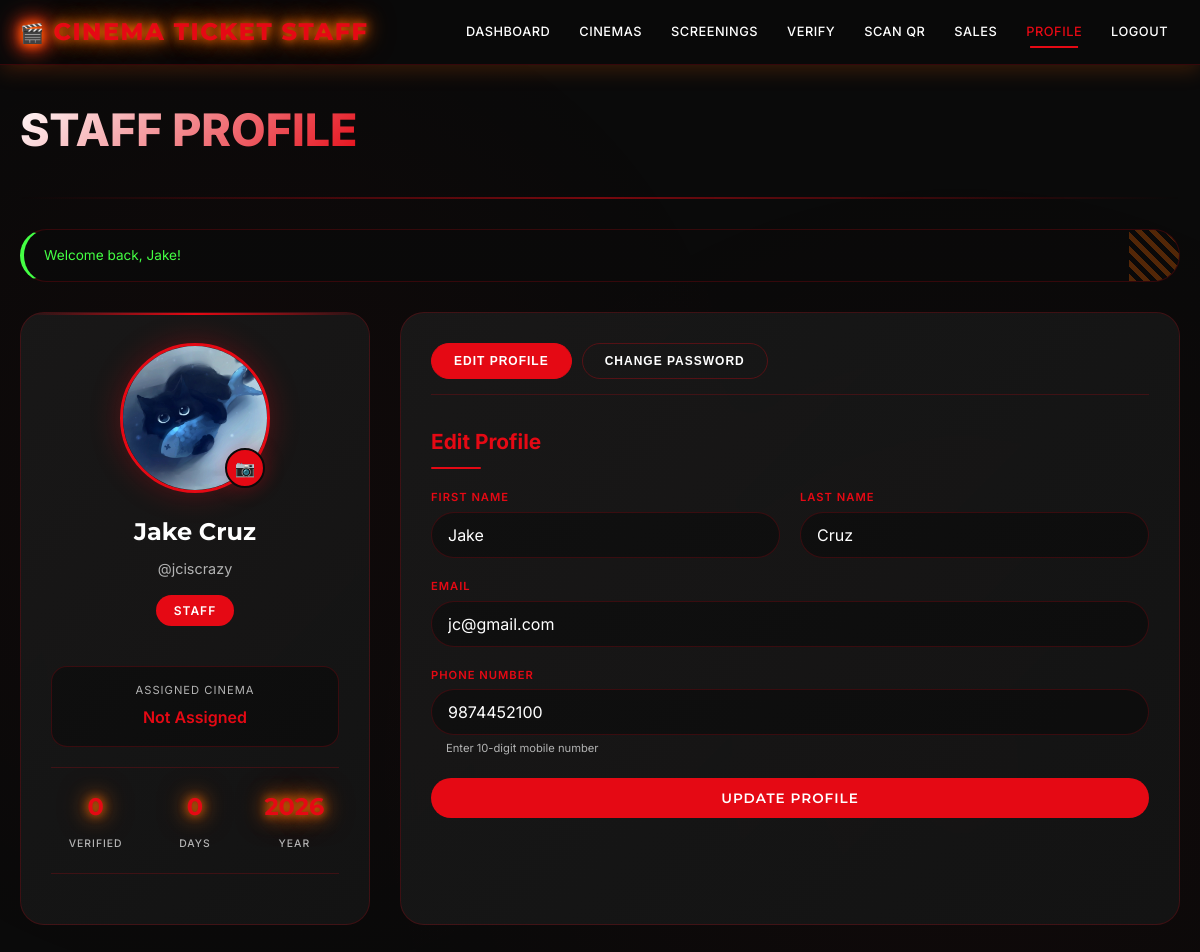
The page /staff/profile.php (signed in) on the database its author committed.
### tables this page shows
CREATE TABLE `users` (
  `id` int(11) NOT NULL,
  `username` varchar(50) NOT NULL,
  `email` varchar(100) NOT NULL,
  `password_hash` varchar(255) NOT NULL,
  `first_name` varchar(50) NOT NULL,
  `last_name` varchar(50) NOT NULL,
  `birthdate` date NOT NULL,
  `account_type` varchar(20) DEFAULT 'user',
  `gender` varchar(20) DEFAULT NULL,
  `country` varchar(50) DEFAULT NULL,
  `phone` varchar(20) DEFAULT NULL,
  `profile_pic` varchar(255) DEFAULT NULL,
  `theme_preference` varchar(20) DEFAULT 'dark',
  `is_active` tinyint(1) DEFAULT 1,
  `created_at` timestamp NOT NULL DEFAULT current_timestamp(),
  `last_login` timestamp NULL DEFAULT NULL
);

### includes/functions.php (called while the page is built, shortened)
<?php
function getDB() {
    static $pdo = null;
    if ($pdo === null) {
        try {
            $pdo = new PDO(
                "mysql:host=" . DB_HOST . ";dbname=" . DB_NAME . ";charset=utf8mb4",
                DB_USER,
                DB_PASS,
                [
                    PDO::ATTR_ERRMODE => PDO::ERRMODE_EXCEPTION,
                    PDO::ATTR_DEFAULT_FETCH_MODE => PDO::FETCH_ASSOC,
                    PDO::ATTR_EMULATE_PREPARES => false
                ]
            );
        } catch (PDOException $e) {
            if ($e->getCode() == 1049) {
                die("<h2>Database '" . DB_NAME . "' not found!</h2>
                     <p>Please check your database configuration.</p>");
            } else {
                die("Database error: " . $e->getMessage());
            }
        }
    }
    return $pdo;
}
function getCurrentUser() {
    $pdo = getDB();
    $stmt = $pdo->prepare("SELECT * FROM users WHERE id = ?");
    $stmt->execute([$_SESSION['user_id']]);
    $user = $stmt->fetch();
    return $user;
}
function getFlash() {
    if (isset($_SESSION['flash'])) {
        $flash = $_SESSION['flash'];
        return $flash;
    }
    return null;
}
function getStaffCinema($staff_id) {
    $pdo = getDB();
    $stmt = $pdo->prepare("
        SELECT c.id, c.name, c.location, c.total_screens, c.seats_per_screen
        FROM staff_cinemas sc
        JOIN cinemas c ON sc.cinema_id = c.id
        WHERE sc.staff_id = ?
        LIMIT 1
    ");
    $stmt->execute([$staff_id]);
    return $stmt->fetch();
}
?>

### staff/profile.php (the view, shortened to what this page needs)
<?php
require_once '../includes/functions.php';
$pdo = getDB();
$user = getCurrentUser();
$staff_cinema = getStaffCinema($user['id']);
$cinema_name = $staff_cinema ? $staff_cinema['name'] : 'Not Assigned';
$stmt = $pdo->prepare("SELECT COUNT(*) FROM tickets WHERE verified_by = ?");
$stmt->execute([$user['id']]);
$tickets_verified = $stmt->fetchColumn();
$stmt = $pdo->prepare("
    SELECT COUNT(DISTINCT DATE(used_at)) FROM tickets
    WHERE verified_by = ? AND used_at IS NOT NULL
");
$stmt->execute([$user['id']]);
$days_worked = $stmt->fetchColumn();
?>
<!DOCTYPE html>
<html lang="en">
<head>
    <link rel="stylesheet" href="../assets/css/style.css">
</head>
<body>
    <nav class="navbar">
        <div class="nav-container">
            <a href="../index.php" class="logo">CINEMA TICKET STAFF</a>
            <div class="nav-links">
                <a href="dashboard.php">Dashboard</a>
                <a href="cinemas.php">Cinemas</a>
                <a href="screenings.php">Screenings</a>
                <a href="verify.php">Verify</a>
                <a href="scan.php">Scan QR</a>
                <a href="sales.php">Sales</a>
                <a href="profile.php" class="active">Profile</a>
                <a href="../auth/logout.php">Logout</a>
            </div>
        </div>
    </nav>
    <main class="container">
        <div class="header-section">
            <h1>Staff Profile</h1>
        </div>
        <div class="cinema-strip"></div>
        <?php $flash = getFlash(); if ($flash): ?>
            <div class="alert alert-<?php echo $flash['type']; ?>">
                <?php echo $flash['message']; ?>
            </div>
        <?php endif; ?>
        <div class="profile-container">
            <div class="profile-sidebar">
                <div class="profile-avatar-container">
                    <?php if ($user['profile_pic']): ?>
                        <img src="../uploads/profiles/<?php echo $user['profile_pic']; ?>?t=<?php echo time(); ?>" class="profile-avatar">
                    <?php else: ?>
                        <div class="profile-avatar-placeholder">
                            <?php echo strtoupper(substr($user['first_name'],0,1) . substr($user['last_name'],0,1)); ?>
                        </div>
                    <?php endif; ?>
                    <form method="POST" enctype="multipart/form-data" id="picForm">
                        <label for="profile_pic" class="upload-btn">📷</label>
                    </form>
                </div>
                <div class="profile-name"><?php echo htmlspecialchars($user['first_name'] . ' ' . $user['last_name']); ?></div>
                <div class="profile-username">@<?php echo htmlspecialchars($user['username']); ?></div>
                <div class="staff-badge">STAFF</div>
                <div class="cinema-info">
                    <div class="cinema-label">Assigned Cinema</div>
                    <div class="cinema-name"><?php echo htmlspecialchars($cinema_name); ?></div>
                </div>
                <div class="profile-stats">
                    <div>
                        <div class="stat-value"><?php echo $tickets_verified; ?></div>
                        <div class="stat-label">Verified</div>
                    </div>
                    <div>
                        <div class="stat-value"><?php echo $days_worked; ?></div>
                        <div class="stat-label">Days</div>
                    </div>
                    <div>
                        <div class="stat-value"><?php echo date('Y'); ?></div>
                        <div class="stat-label">Year</div>
                    </div>
                </div>
            </div>
            <div class="profile-content">
                <div class="tab-buttons">
                    <button class="tab-button active" onclick="showTab('edit-profile', this)">Edit Profile</button>
                    <button class="tab-button" onclick="showTab('change-password', this)">Change Password</button>
                </div>
                <div id="edit-profile" class="tab-pane active">
                    <h2>Edit Profile</h2>
                    <form method="POST">
                        <div class="form-row">
                            <div class="form-group">
                                <label>First Name</label>
                                <input type="text" name="first_name" value="<?php echo htmlspecialchars($user['first_name']); ?>" required>
                            </div>
                            <div class="form-group">
                                <label>Last Name</label>
                                <input type="text" name="last_name" value="<?php echo htmlspecialchars($user['last_name']); ?>" required>
                            </div>
                        </div>
                        <div class="form-group">
                            <label>Email</label>
                            <input type="email" name="email" value="<?php echo htmlspecialchars($user['email']); ?>" required>
                        </div>
                        <div class="form-group">
                            <label>Phone Number</label>
                            <input type="tel" name="phone" value="<?php echo htmlspecialchars(str_replace('+63', '', $user['phone'] ?? '')); ?>" placeholder="9123456789">
                            <small>Enter 10-digit mobile number</small>
                        </div>
                        <button type="submit" name="update_profile" class="btn-primary">Update Profile</button>
                    </form>
                </div>
            </div>
        </div>
    </main>
</body>
</html>

### assets/css/style.css (style rules this page uses)
:root { --bg-primary: #0a0a0a; --bg-secondary: #1a1a1a; --bg-card: #222222; --text-primary: #ffffff; --text-secondary: #e0e0e0; --orange-primary: #ff6b00; --orange-secondary: #ff4500; --orange-glow: 0 0 10px #ff6b00, 0 0 20px #ff6b00, 0 0 30px rgba(255, 107, 0, 0.5); --orange-border: 1px solid #ff6b00; --orange-box: 0 0 5px #ff6b00; --error-red: #ff4444; --success-green: #44ff44; --warning-yellow: #ffff44; --film-strip: repeating-linear-gradient(45deg, #ff6b00 0px, #ff6b00 5px, transparent 5px, transparent 10px); }
* { margin: 0; padding: 0; box-sizing: border-box; }
body { font-family: 'Montserrat', 'Segoe UI', Tahoma, Geneva, Verdana, sans-serif; background: var(--bg-primary); color: var(--text-primary); line-height: 1.6; min-height: 100vh; background-image: radial-gradient(circle at 10% 20%, rgba(255, 107, 0, 0.03) 0%, transparent 20%); }
.container { max-width: 1200px; margin: 0 auto; padding: 20px; }
.navbar { background: linear-gradient(135deg, #0a0a0a 0%, #1a1a1a 100%); border-bottom: 3px solid var(--orange-primary); padding: 1rem 0; position: sticky; top: 0; z-index: 1000; box-shadow: 0 5px 20px rgba(255, 107, 0, 0.2); }
.nav-container { max-width: 1200px; margin: 0 auto; display: flex; justify-content: space-between; align-items: center; padding: 0 20px; }
.logo { color: var(--orange-primary); font-size: 2rem; font-weight: 800; text-decoration: none; text-transform: uppercase; letter-spacing: 2px; text-shadow: var(--orange-glow); position: relative; }
.logo::before { content: "🎬"; margin-right: 10px; font-size: 1.8rem; }
.nav-links { display: flex; gap: 20px; align-items: center; }
.nav-links a { color: var(--text-primary); text-decoration: none; padding: 8px 16px; border-radius: 4px; transition: all 0.3s; font-weight: 500; text-transform: uppercase; font-size: 0.9rem; letter-spacing: 1px; position: relative; overflow: hidden; }
.nav-links a::before { content: ''; position: absolute; bottom: 0; left: -100%; width: 100%; height: 2px; background: var(--orange-primary); transition: left 0.3s; }
.alert { padding: 15px 20px; margin-bottom: 20px; border-radius: 4px; animation: slideIn 0.3s ease; border-left: 4px solid; background: var(--bg-card); position: relative; overflow: hidden; }
.alert::after { content: ''; position: absolute; top: 0; right: 0; width: 50px; height: 100%; background: var(--film-strip); opacity: 0.3; }
.alert-success { border-left-color: var(--success-green); color: var(--success-green); }
.form-group { margin-bottom: 20px; }
.form-group label { display: block; margin-bottom: 5px; color: var(--text-secondary); font-weight: 600; text-transform: uppercase; font-size: 0.85rem; letter-spacing: 1px; }
.form-group input, .form-group select, .form-group textarea { width: 100%; padding: 12px; background: var(--bg-primary); border: 2px solid #333; border-radius: 4px; color: var(--text-primary); font-size: 16px; transition: all 0.3s; }
.form-row { display: grid; grid-template-columns: 1fr 1fr; gap: 20px; }
.btn-primary { background: var(--orange-primary); color: var(--bg-primary); border: 2px solid var(--orange-primary); }
.btn-primary::before { background: transparent; }
.stat-value { font-size: 3rem; font-weight: 800; color: var(--orange-primary); margin-bottom: 10px; text-shadow: var(--orange-glow); }
.stat-label { color: var(--text-secondary); text-transform: uppercase; letter-spacing: 2px; font-size: 14px; font-weight: 500; }
.cinema-strip { height: 20px; background: repeating-linear-gradient(90deg, var(--orange-primary) 0px, var(--orange-primary) 10px, transparent 10px, transparent 20px); margin: 30px 0; opacity: 0.3; }

### rows shown on the page
users: profile_pic (picture), first_name+last_name "Jake Cruz", username "jciscrazy", first_name "Jake", last_name "Cruz", email "jc@gmail.com", phone "9874452100"

### other values the page prints
$flash['message'] "Welcome back, Jake!"
$cinema_name "Not Assigned"
$tickets_verified "0"
$days_worked "0"
